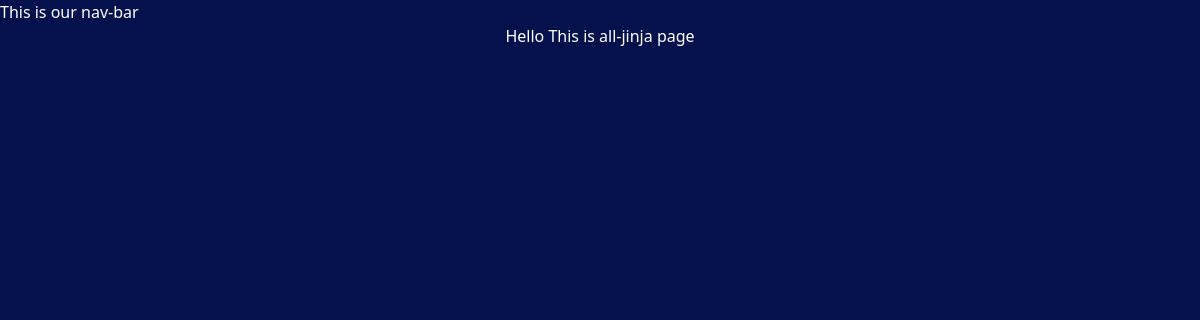
The app's page /chai/, older data.
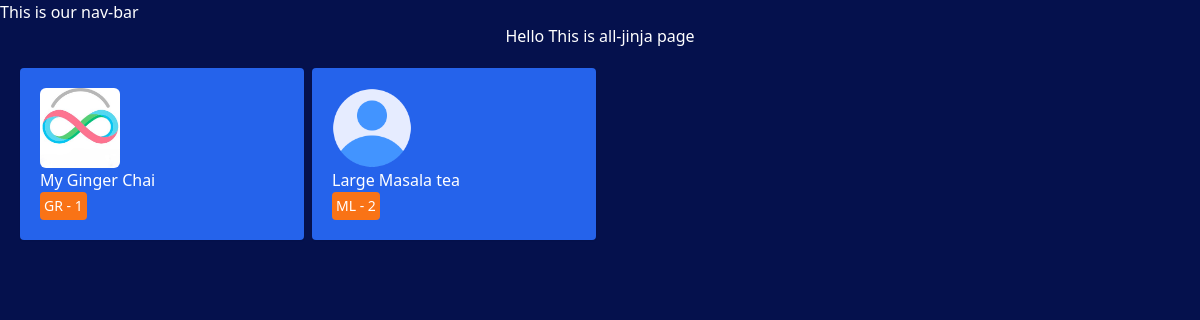
The same page, newer data.
### chai/models.py (models this page shows, shortened)
class ChaiVarity(models.Model):
    CHAI_TYPE_CHOICE=[
        ('ML','MASALA'),
        ('GR','GINGER'),
        ('KL','KIWI'),
        ('EL','ELAICHI'),
    ]
    name=models.CharField(max_length=100)
    image=models.ImageField(upload_to=("chais/"))
    date_added=models.DateTimeField(default=(timezone.now))
    type=models.CharField(max_length=2,choices= CHAI_TYPE_CHOICE)
    description=models.TextField(default='')

### chai/views.py (the view)
# urls.py: path('', views.jinja_all, name="jinja_all"),
def jinja_all(request):
     chais=ChaiVarity.objects.all()
     return render(request, "chai/all_jinja.html",{"chais": chais})

### chai/templates/chai/all_jinja.html (shortened to what this page needs)
{% extends "layout.html" %}
{% block content %}
    <h1>Hello This is all-jinja page</h1>
<div class="grid grid-cols-4 gap-2 m-5">
{% for chai in chais %}
  <div class="chai-item bg-blue-600 p-5 rounded shadow-sm ">
     <img class="h-20 w-20 rounded-md " src="{{ chai.image.url }}" alt="{{ chai.name }}"> {% comment %}loading images from database {% endcomment %}
    <h3>{{ chai.name }}</h3>
    <a href="{% url 'chai_description' chai.id %}">
        <button class="bg-orange-500 rounded p-1 text-sm inline-flex ">
            {{chai.type}} - {{chai.id}}
        </button>
    </a>
  </div>
{% endfor %}
</div>
{% endblock %}

### templates/layout.html (shortened to what this page needs)
{% load static tailwind_tags %}
{% load static %}
<!DOCTYPE html>
<html lang="en">
<head>
    <link rel="stylesheet" href="{% static 'style.css' %}">
    {% tailwind_css %}
</head>
<body>
    <nav>This is our nav-bar</nav>
    {% block content %}{% endblock %}
</body>
</html>

### static/style.css (style rules this page uses)
body { background-color: rgb(5, 17, 77); color:white; }
h1 { text-align: center; }

Row changes from the older to the newer data that the page shows:
added ChaiVarity: image (picture), name "My Ginger Chai", type "GR", id "1"
added ChaiVarity: image (placeholder picture), name "Large Masala tea", type "ML", id "2"
